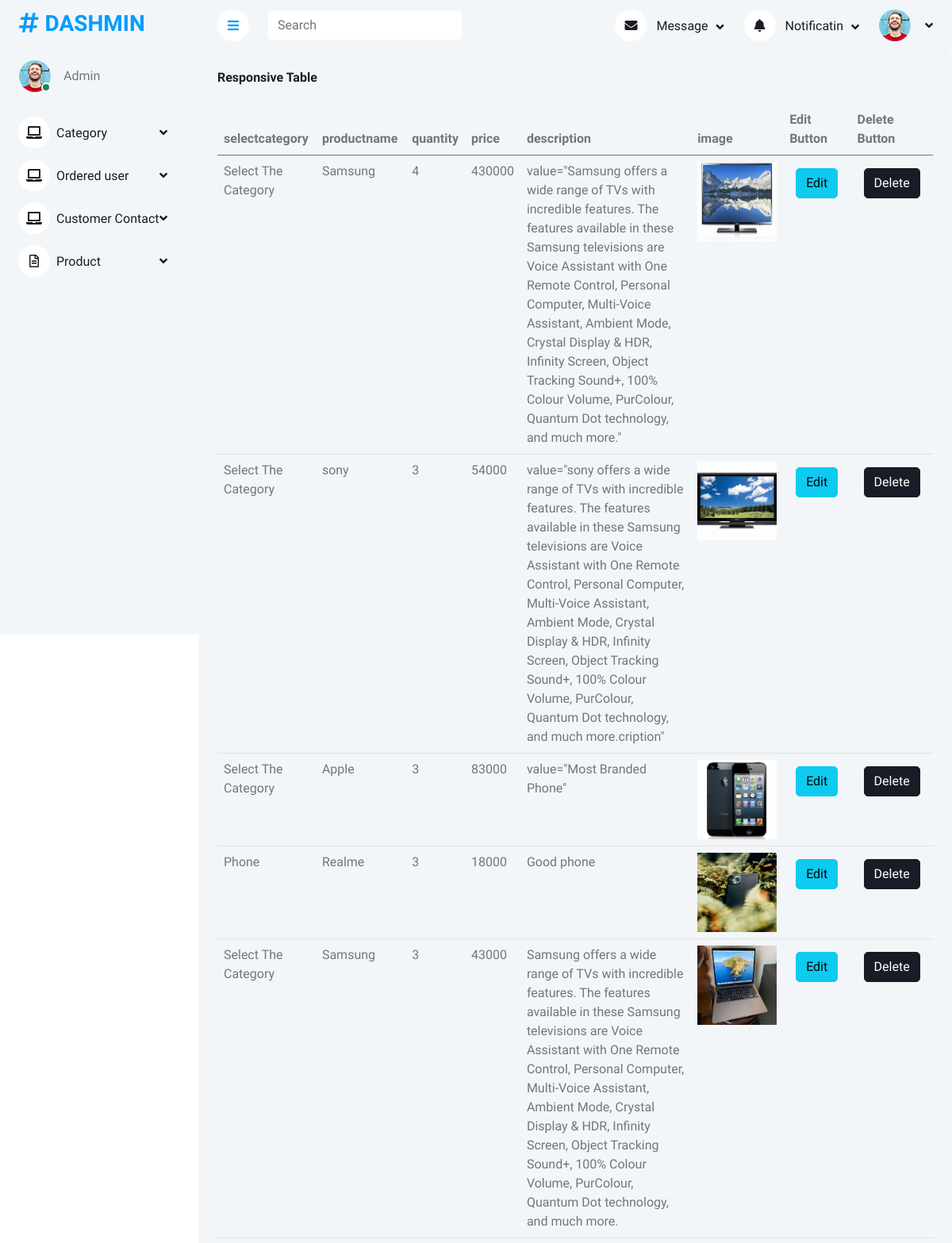
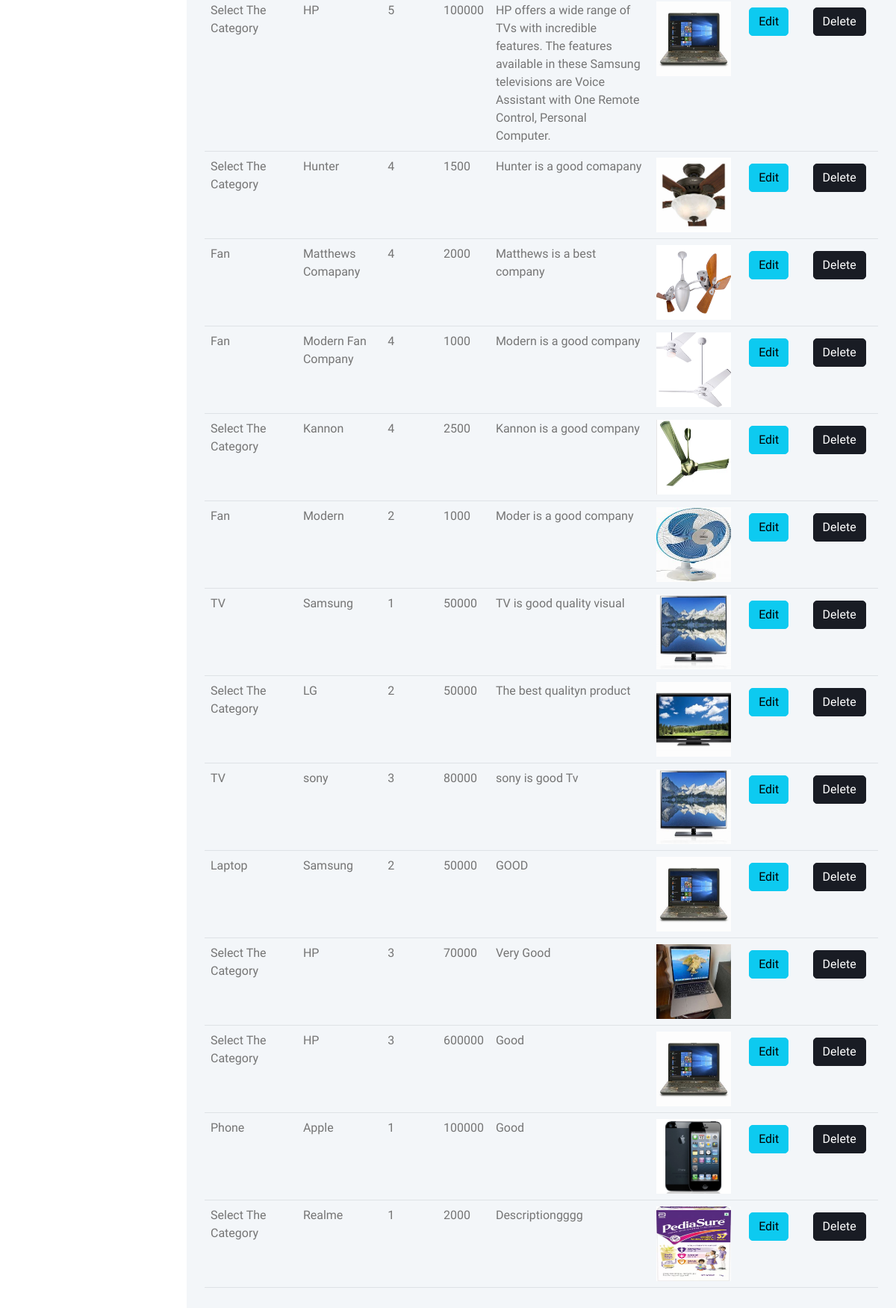
/newapp/displayproduct/, run on the app's committed database (2 pictures, top to bottom).
### newapp/models.py (models this page shows)
class productdb(models.Model):
    selectcategory = models.CharField(max_length=100, null=True, blank=True)
    productname = models.CharField(max_length=100, null=True, blank=True)
    quantity = models.IntegerField( null=True, blank=True)
    price = models.IntegerField( null=True, blank=True)
    description = models.CharField(max_length=100, null=True, blank=True)
    image = models.ImageField(upload_to=productname, null=True, blank=True)

### newapp/views.py (the view)
# urls.py: path('displayproduct/', views.displayproduct, name="displayproduct"),
def  displayproduct(request):
    datasave=productdb.objects.all()
    return render(request,"displayproductsave.html",{"ke":datasave})

### newapp/templates/displayproductsave.html (shortened to what this page needs)
<!DOCTYPE html>
{% extends 'index.html' %}
{% block content %}
<html lang="en">
<head>
</head>
<body>
<div class="bg-light rounded h-100 p-4">
                            <h6 class="mb-4">Responsive Table</h6>
                            <div class="table-responsive">
                                <table class="table">
                                    <thead>
                                        <tr>
                                            <th scope="col"> selectcategory </th>
                                            <th scope="col">productname</th>
                                            <th scope="col">quantity</th>
                                            <th scope="col">price </th>
                                            <th scope="col">description</th>
                                            <th scope="col">image</th>
                                            <th scope="col">Edit Button</th>
                                            <th scope="col">Delete Button</th>
                                        </tr>
                                    </thead>
                                    <tbody>
                                    {% for i in ke %}
                                        <tr>
                                            <td>{{i.selectcategory}}</td>
                                            <td>{{i.productname}}</td>
                                            <td>{{i.quantity}}</td>
                                            <td>{{i.price}}</td>
                                            <td>{{i.description}}</td>
                                            <td> <img src="{{i.image.url}}" height="100px" width="100px"></td>
                                            <td>
                                                <form action="{% url 'editproctsavee' dataidd=i.id %}">
                                                 <button type="submit" class="btn btn-info m-2">Edit</button>
                                                </form>
                                                <td>
                                                <form action="{% url 'deleteproduct' dataidd=i.id %}">
                                                    <button type="submit" class="btn btn-dark m-2">Delete</button>
                                                </form>
                                            </td>
                                        </tr>
                                       {% endfor %}
                                    </tbody>
                                </table>
                            </div>
                        </div>
</body>
</html>
{% endblock %}

### newapp/templates/index.html (shortened to what this page needs)
<!DOCTYPE html>
{% load static %}
<html lang="en">
<head>
    <link href="https://cdnjs.cloudflare.com/ajax/libs/font-awesome/5.10.0/css/all.min.css" rel="stylesheet">
    <link href="https://cdn.jsdelivr.net/npm/bootstrap-icons@1.4.1/font/bootstrap-icons.css" rel="stylesheet">
    <link href="{% static 'lib/owlcarousel/assets/owl.carousel.min.css' %}" rel="stylesheet">
    <link href="{% static '/tempusdominus/css/tempusdominus-bootstrap-4.min.css' %}" rel="stylesheet" />
    <link href="{% static 'css/bootstrap.min.css' %}" rel="stylesheet">
    <link href="{% static 'css/style.css' %}" rel="stylesheet">
</head>
<body>
    <div class="container-xxl position-relative bg-white d-flex p-0">
        <div class="sidebar pe-4 pb-3">
            <nav class="navbar bg-light navbar-light">
                <a href="index.html" class="navbar-brand mx-4 mb-3">
                    <h3 class="text-primary"><i class="fa fa-hashtag me-2"></i>DASHMIN</h3>
                </a>
                <div class="d-flex align-items-center ms-4 mb-4">
                    <div class="position-relative">
                        <img class="rounded-circle" src="{% static 'img/user.jpg' %}" alt="" style="width: 40px; height: 40px;">
                        <div class="bg-success rounded-circle border border-2 border-white position-absolute end-0 bottom-0 p-1"></div>
                    </div>
                    <div class="ms-3">
                        <span>Admin</span>
                    </div>
                </div>
                <div class="navbar-nav w-100">
                    <div class="nav-item dropdown">
                        <a href="#" class="nav-link dropdown-toggle" data-bs-toggle="dropdown"><i class="fa fa-laptop me-2"></i>Category</a>
                    </div>
                     <div class="nav-item dropdown">
                        <a href="#" class="nav-link dropdown-toggle" data-bs-toggle="dropdown"><i class="fa fa-laptop me-2"></i>Ordered user</a>
                    </div>
                    <div class="nav-item dropdown">
                        <a href="#" class="nav-link dropdown-toggle" data-bs-toggle="dropdown"><i class="fa fa-laptop me-2"></i>Customer Contact</a>
                    </div>
                    <div class="nav-item dropdown">
                        <a href="#" class="nav-link dropdown-toggle" data-bs-toggle="dropdown"><i class="far fa-file-alt me-2"></i>Product</a>
                    </div>
                </div>
            </nav>
        </div>
        <div class="content">
            <nav class="navbar navbar-expand bg-light navbar-light sticky-top px-4 py-0">
                <a href="#" class="sidebar-toggler flex-shrink-0">
                    <i class="fa fa-bars"></i>
                </a>
                <form class="d-none d-md-flex ms-4">
                    <input class="form-control border-0" type="search" placeholder="Search">
                </form>
                <div class="navbar-nav align-items-center ms-auto">
                    <div class="nav-item dropdown">
                        <a href="#" class="nav-link dropdown-toggle" data-bs-toggle="dropdown">
                            <i class="fa fa-envelope me-lg-2"></i>
                            <span class="d-none d-lg-inline-flex">Message</span>
                        </a>
                    </div>
                    <div class="nav-item dropdown">
                        <a href="#" class="nav-link dropdown-toggle" data-bs-toggle="dropdown">
                            <i class="fa fa-bell me-lg-2"></i>
                            <span class="d-none d-lg-inline-flex">Notificatin</span>
                        </a>
                    </div>
                    <div class="nav-item dropdown">
                        <a href="#" class="nav-link dropdown-toggle" data-bs-toggle="dropdown">
                            <img class="rounded-circle me-lg-2" src="{% static 'img/user.jpg' %}" alt="" style="width: 40px; height: 40px;">
                        </a>
                    </div>
                </div>
            </nav>
            {% block content %}{% endblock %}
    </div>
</body>
</html>

### newapp/static/css/style.css (style rules this page uses)
:root { --primary: #009CFF; --light: #F3F6F9; --dark: #191C24; }
.btn { transition: .5s; }
.sidebar { position: fixed; top: 0; left: 0; bottom: 0; width: 250px; height: 100vh; overflow-y: auto; background: var(--light); transition: 0.5s; z-index: 999; }
.content { margin-left: 250px; min-height: 100vh; background: #FFFFFF; transition: 0.5s; }
@media (min-width: 992px) { .sidebar { margin-left: 0; } }
@media (min-width: 992px) { .content { width: calc(100% - 250px); } }
.sidebar .navbar .navbar-nav .nav-link { padding: 7px 20px; color: var(--dark); font-weight: 500; border-left: 3px solid var(--light); border-radius: 0 30px 30px 0; outline: none; }
.sidebar .navbar .navbar-nav .nav-link i { width: 40px; height: 40px; display: inline-flex; align-items: center; justify-content: center; background: #FFFFFF; border-radius: 40px; }
.sidebar .navbar .dropdown-toggle::after { position: absolute; top: 15px; right: 15px; border: none; content: "\f107"; font-family: "Font Awesome 5 Free"; font-weight: 900; transition: .5s; }
.content .navbar .navbar-nav .nav-link { margin-left: 25px; padding: 12px 0; color: var(--dark); outline: none; }
.content .navbar .sidebar-toggler, .content .navbar .navbar-nav .nav-link i { width: 40px; height: 40px; display: inline-flex; align-items: center; justify-content: center; background: #FFFFFF; border-radius: 40px; }
.content .navbar .dropdown-toggle::after { margin-left: 6px; vertical-align: middle; border: none; content: "\f107"; font-family: "Font Awesome 5 Free"; font-weight: 900; transition: .5s; }

### data on the page
productdb: selectcategory "Select The Category", productname "Samsung", quantity "4", price "430000", description "value=\"Samsung offers a wide range of TVs with incredible features. The features available in these Samsung televisions are Voice Assistant with One Remote Control, Personal Computer, Multi-Voice Assistant, Ambient Mode, Crystal Display & HDR, Infinity Screen, Object Tracking Sound+, 100% Colour Volume, PurColour, Quantum Dot technology, and much more.\"", image (picture)
productdb: selectcategory "Select The Category", productname "sony", quantity "3", price "54000", description "value=\"sony offers a wide range of TVs with incredible features. The features available in these Samsung televisions are Voice Assistant with One Remote Control, Personal Computer, Multi-Voice Assistant, Ambient Mode, Crystal Display & HDR, Infinity Screen, Object Tracking Sound+, 100% Colour Volume, PurColour, Quantum Dot technology, and much more.cription\"", image (picture)
productdb: selectcategory "Select The Category", productname "Apple", quantity "3", price "83000", description "value=\"Most Branded Phone\"", image (picture)
productdb: selectcategory "Phone", productname "Realme", quantity "3", price "18000", description "Good phone", image (picture)
productdb: selectcategory "Select The Category", productname "Samsung", quantity "3", price "43000", description "Samsung offers a wide range of TVs with incredible features. The features available in these Samsung televisions are Voice Assistant with One Remote Control, Personal Computer, Multi-Voice Assistant, Ambient Mode, Crystal Display & HDR, Infinity Screen, Object Tracking Sound+, 100% Colour Volume, PurColour, Quantum Dot technology, and much more.", image (picture)
productdb: selectcategory "Select The Category", productname "HP", quantity "5", price "100000", description "HP offers a wide range of TVs with incredible features. The features available in these Samsung televisions are Voice Assistant with One Remote Control, Personal Computer.", image (picture)
productdb: selectcategory "Select The Category", productname "Hunter", quantity "4", price "1500", description "Hunter is a good comapany", image (picture)
productdb: selectcategory "Fan", productname "Matthews Comapany", quantity "4", price "2000", description "Matthews is a best company", image (picture)
productdb: selectcategory "Fan", productname "Modern Fan Company", quantity "4", price "1000", description "Modern is a good company", image (picture)
productdb: selectcategory "Select The Category", productname "Kannon", quantity "4", price "2500", description "Kannon is a good company", image (picture)
productdb: selectcategory "Fan", productname "Modern", quantity "2", price "1000", description "Moder is a good company", image (picture)
productdb: selectcategory "TV", productname "Samsung", quantity "1", price "50000", description "TV is good quality visual", image (picture)
productdb: selectcategory "Select The Category", productname "LG", quantity "2", price "50000", description "The best qualityn product", image (picture)
productdb: selectcategory "TV", productname "sony", quantity "3", price "80000", description "sony is good Tv", image (picture)
productdb: selectcategory "Laptop", productname "Samsung", quantity "2", price "50000", description "GOOD", image (picture)
productdb: selectcategory "Select The Category", productname "HP", quantity "3", price "70000", description "Very Good", image (picture)
productdb: selectcategory "Select The Category", productname "HP", quantity "3", price "600000", description "Good", image (picture)
productdb: selectcategory "Phone", productname "Apple", quantity "1", price "100000", description "Good", image (picture)
productdb: selectcategory "Select The Category", productname "Realme", quantity "1", price "2000", description "Descriptiongggg", image (picture)
